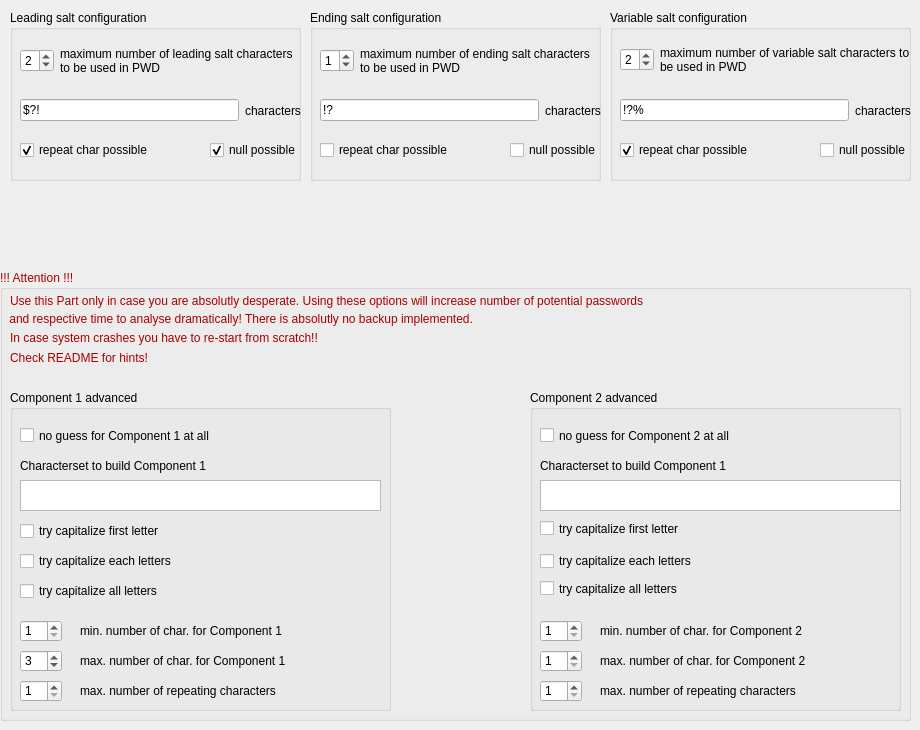
    <widget class="QWidget" name="tab_2">
     <attribute name="title">
      <string>ADVANCED</string>
     </attribute>
     <widget class="QGroupBox" name="groupBox_2">
      <property name="geometry">
       <rect>
        <x>310</x>
        <y>10</y>
        <width>291</width>
        <height>171</height>
       </rect>
      </property>
      <property name="font">
       <font>
        <weight>50</weight>
        <bold>false</bold>
       </font>
      </property>
      <property name="title">
       <string>Ending salt configuration</string>
      </property>
      <widget class="QWidget" name="horizontalLayoutWidget_9">
       <property name="geometry">
        <rect>
         <x>10</x>
         <y>120</y>
         <width>281</width>
         <height>41</height>
        </rect>
       </property>
       <layout class="QHBoxLayout" name="horizontalLayout_11">
        <item>
         <widget class="QCheckBox" name="esalt_char_multible">
          <property name="font">
           <font>
            <weight>50</weight>
            <bold>false</bold>
           </font>
          </property>
          <property name="text">
           <string>repeat char possible</string>
          </property>
          <property name="checked">
           <bool>false</bool>
          </property>
         </widget>
        </item>
        <item>
         <spacer name="horizontalSpacer_4">
          <property name="orientation">
           <enum>Qt::Horizontal</enum>
          </property>
          <property name="sizeHint" stdset="0">
           <size>
            <width>40</width>
            <height>20</height>
           </size>
          </property>
         </spacer>
        </item>
        <item>
         <widget class="QCheckBox" name="esalt_null">
          <property name="font">
           <font>
            <weight>50</weight>
            <bold>false</bold>
           </font>
          </property>
          <property name="text">
           <string>null possible</string>
          </property>
          <property name="checked">
           <bool>false</bool>
          </property>
         </widget>
        </item>
       </layout>
      </widget>
      <widget class="QWidget" name="horizontalLayoutWidget_8">
       <property name="geometry">
        <rect>
         <x>10</x>
         <y>80</y>
         <width>281</width>
         <height>41</height>
        </rect>
       </property>
       <layout class="QHBoxLayout" name="horizontalLayout_10">
        <item>
         <widget class="QLineEdit" name="esalt_char">
          <property name="font">
           <font>
            <weight>50</weight>
            <bold>false</bold>
           </font>
          </property>
          <property name="text">
           <string>!?</string>
          </property>
         </widget>
        </item>
        <item>
         <widget class="QLabel" name="label_7">
          <property name="font">
           <font>
            <weight>50</weight>
            <bold>false</bold>
           </font>
          </property>
          <property name="text">
           <string>characters</string>
          </property>
         </widget>
        </item>
       </layout>
      </widget>
      <widget class="QWidget" name="horizontalLayoutWidget_12">
       <property name="geometry">
        <rect>
         <x>10</x>
         <y>20</y>
         <width>281</width>
         <height>61</height>
        </rect>
       </property>
       <layout class="QHBoxLayout" name="horizontalLayout_16">
        <item>
         <widget class="QSpinBox" name="esalt_number">
          <property name="font">
           <font>
            <weight>50</weight>
            <bold>false</bold>
           </font>
          </property>
          <property name="maximum">
           <number>4</number>
          </property>
          <property name="value">
           <number>1</number>
          </property>
         </widget>
        </item>
        <item>
         <widget class="QLabel" name="label_11">
          <property name="font">
           <font>
            <weight>50</weight>
            <bold>false</bold>
           </font>
          </property>
          <property name="text">
           <string>maximum number of ending salt characters to be used in PWD </string>
          </property>
          <property name="wordWrap">
           <bool>true</bool>
          </property>
         </widget>
        </item>
       </layout>
      </widget>
     </widget>
     <widget class="QGroupBox" name="groupBox">
      <property name="geometry">
       <rect>
        <x>10</x>
        <y>10</y>
        <width>291</width>
        <height>171</height>
       </rect>
      </property>
      <property name="font">
       <font>
        <weight>50</weight>
        <bold>false</bold>
       </font>
      </property>
      <property name="title">
       <string>Leading salt configuration</string>
      </property>
      <widget class="QWidget" name="horizontalLayoutWidget_6">
       <property name="geometry">
        <rect>
         <x>10</x>
         <y>80</y>
         <width>281</width>
         <height>41</height>
        </rect>
       </property>
       <layout class="QHBoxLayout" name="horizontalLayout_6">
        <item>
         <widget class="QLineEdit" name="lsalt_char">
          <property name="font">
           <font>
            <weight>50</weight>
            <bold>false</bold>
           </font>
          </property>
          <property name="text">
           <string>$?!</string>
          </property>
         </widget>
        </item>
        <item>
         <widget class="QLabel" name="label_3">
          <property name="font">
           <font>
            <weight>50</weight>
            <bold>false</bold>
           </font>
          </property>
          <property name="text">
           <string>characters</string>
          </property>
         </widget>
        </item>
       </layout>
      </widget>
      <widget class="QWidget" name="horizontalLayoutWidget_7">
       <property name="geometry">
        <rect>
         <x>10</x>
         <y>120</y>
         <width>281</width>
         <height>41</height>
        </rect>
       </property>
       <layout class="QHBoxLayout" name="horizontalLayout_9">
        <item>
         <widget class="QCheckBox" name="lsalt_char_multible">
          <property name="font">
           <font>
            <weight>50</weight>
            <bold>false</bold>
           </font>
          </property>
          <property name="text">
           <string>repeat char possible</string>
          </property>
          <property name="checked">
           <bool>true</bool>
          </property>
         </widget>
        </item>
        <item>
         <spacer name="horizontalSpacer_3">
          <property name="orientation">
           <enum>Qt::Horizontal</enum>
          </property>
          <property name="sizeHint" stdset="0">
           <size>
            <width>40</width>
            <height>20</height>
           </size>
          </property>
         </spacer>
        </item>
        <item>
         <widget class="QCheckBox" name="lsalt_null">
          <property name="font">
           <font>
            <weight>50</weight>
            <bold>false</bold>
           </font>
          </property>
          <property name="text">
           <string>null possible</string>
          </property>
          <property name="checked">
           <bool>true</bool>
          </property>
         </widget>
        </item>
       </layout>
      </widget>
      <widget class="QWidget" name="horizontalLayoutWidget_13">
       <property name="geometry">
        <rect>
         <x>10</x>
         <y>20</y>
         <width>281</width>
         <height>61</height>
        </rect>
       </property>
       <layout class="QHBoxLayout" name="horizontalLayout_17">
        <item>
         <widget class="QSpinBox" name="lsalt_number">
          <property name="font">
           <font>
            <weight>50</weight>
            <bold>false</bold>
           </font>
          </property>
          <property name="minimum">
           <number>0</number>
          </property>
          <property name="maximum">
           <number>4</number>
          </property>
          <property name="value">
           <number>2</number>
          </property>
         </widget>
        </item>
        <item>
         <widget class="QLabel" name="label_4">
          <property name="font">
           <font>
            <weight>50</weight>
            <bold>false</bold>
           </font>
          </property>
          <property name="text">
           <string>maximum number of leading salt characters to be used in PWD </string>
          </property>
          <property name="wordWrap">
           <bool>true</bool>
          </property>
         </widget>
        </item>
       </layout>
      </widget>
     </widget>
     <widget class="QGroupBox" name="groupBox_3">
      <property name="geometry">
       <rect>
        <x>610</x>
        <y>10</y>
        <width>301</width>
        <height>171</height>
       </rect>
      </property>
      <property name="font">
       <font>
        <weight>50</weight>
        <bold>false</bold>
       </font>
      </property>
      <property name="title">
       <string>Variable salt configuration</string>
      </property>
      <widget class="QWidget" name="horizontalLayoutWidget_10">
       <property name="geometry">
        <rect>
         <x>10</x>
         <y>120</y>
         <width>291</width>
         <height>41</height>
        </rect>
       </property>
       <layout class="QHBoxLayout" name="horizontalLayout_14">
        <item>
         <widget class="QCheckBox" name="vsalt_char_multible">
          <property name="font">
           <font>
            <weight>50</weight>
            <bold>false</bold>
           </font>
          </property>
          <property name="text">
           <string>repeat char possible</string>
          </property>
          <property name="checked">
           <bool>true</bool>
          </property>
         </widget>
        </item>
        <item>
         <spacer name="horizontalSpacer_6">
          <property name="orientation">
           <enum>Qt::Horizontal</enum>
          </property>
          <property name="sizeHint" stdset="0">
           <size>
            <width>40</width>
            <height>20</height>
           </size>
          </property>
         </spacer>
        </item>
        <item>
         <widget class="QCheckBox" name="vsalt_null">
          <property name="font">
           <font>
            <weight>50</weight>
            <bold>false</bold>
           </font>
          </property>
          <property name="text">
           <string>null possible</string>
          </property>
          <property name="checked">
           <bool>false</bool>
          </property>
         </widget>
        </item>
       </layout>
      </widget>
      <widget class="QWidget" name="horizontalLayoutWidget_11">
       <property name="geometry">
        <rect>
         <x>10</x>
         <y>80</y>
         <width>291</width>
         <height>41</height>
        </rect>
       </property>
       <layout class="QHBoxLayout" name="horizontalLayout_15">
        <item>
         <widget class="QLineEdit" name="vsalt_char">
          <property name="font">
           <font>
            <weight>50</weight>
            <bold>false</bold>
           </font>
          </property>
          <property name="text">
           <string>!?%</string>
          </property>
         </widget>
        </item>
        <item>
         <widget class="QLabel" name="label_12">
          <property name="font">
           <font>
            <weight>50</weight>
            <bold>false</bold>
           </font>
          </property>
          <property name="text">
           <string>characters</string>
          </property>
         </widget>
        </item>
       </layout>
      </widget>
      <widget class="QWidget" name="horizontalLayoutWidget_14">
       <property name="geometry">
        <rect>
         <x>10</x>
         <y>19</y>
         <width>291</width>
         <height>61</height>
        </rect>
       </property>
       <layout class="QHBoxLayout" name="horizontalLayout_18">
        <item>
         <widget class="QSpinBox" name="vsalt_number">
          <property name="font">
           <font>
            <weight>50</weight>
            <bold>false</bold>
           </font>
          </property>
          <property name="minimum">
           <number>0</number>
          </property>
          <property name="maximum">
           <number>4</number>
          </property>
          <property name="value">
           <number>2</number>
          </property>
         </widget>
        </item>
        <item>
         <widget class="QLabel" name="label_14">
          <property name="font">
           <font>
            <weight>50</weight>
            <bold>false</bold>
           </font>
          </property>
          <property name="text">
           <string>maximum number of variable salt characters to be used in PWD </string>
          </property>
          <property name="wordWrap">
           <bool>true</bool>
          </property>
         </widget>
        </item>
       </layout>
      </widget>
     </widget>
     <widget class="QGroupBox" name="groupBox_15">
      <property name="geometry">
       <rect>
        <x>0</x>
        <y>270</y>
        <width>911</width>
        <height>451</height>
       </rect>
      </property>
      <property name="palette">
       <palette>
        <active>
         <colorrole role="WindowText">
          <brush brushstyle="SolidPattern">
           <color alpha="255">
            <red>170</red>
            <green>0</green>
            <blue>0</blue>
           </color>
          </brush>
         </colorrole>
         <colorrole role="Text">
          <brush brushstyle="SolidPattern">
           <color alpha="255">
            <red>0</red>
            <green>0</green>
            <blue>0</blue>
           </color>
          </brush>
         </colorrole>
         <colorrole role="PlaceholderText">
          <brush brushstyle="NoBrush">
           <color alpha="128">
            <red>0</red>
            <green>0</green>
            <blue>0</blue>
           </color>
          </brush>
         </colorrole>
        </active>
        <inactive>
         <colorrole role="WindowText">
          <brush brushstyle="SolidPattern">
           <color alpha="255">
            <red>170</red>
            <green>0</green>
            <blue>0</blue>
           </color>
          </brush>
         </colorrole>
         <colorrole role="Text">
          <brush brushstyle="SolidPattern">
           <color alpha="255">
            <red>0</red>
            <green>0</green>
            <blue>0</blue>
           </color>
          </brush>
         </colorrole>
         <colorrole role="PlaceholderText">
          <brush brushstyle="NoBrush">
           <color alpha="128">
            <red>0</red>
            <green>0</green>
            <blue>0</blue>
           </color>
          </brush>
         </colorrole>
        </inactive>
        <disabled>
         <colorrole role="WindowText">
          <brush brushstyle="SolidPattern">
           <color alpha="255">
            <red>120</red>
            <green>120</green>
            <blue>120</blue>
           </color>
          </brush>
         </colorrole>
         <colorrole role="Text">
          <brush brushstyle="SolidPattern">
           <color alpha="255">
            <red>120</red>
            <green>120</green>
            <blue>120</blue>
           </color>
          </brush>
         </colorrole>
         <colorrole role="PlaceholderText">
          <brush brushstyle="NoBrush">
           <color alpha="128">
            <red>0</red>
            <green>0</green>
            <blue>0</blue>
           </color>
          </brush>
         </colorrole>
        </disabled>
       </palette>
      </property>
      <property name="title">
       <string>!!! Attention !!!</string>
      </property>
      <widget class="QGroupBox" name="groupBox_12">
       <property name="geometry">
        <rect>
         <x>530</x>
         <y>120</y>
         <width>371</width>
         <height>321</height>
        </rect>
       </property>
       <property name="palette">
        <palette>
         <active>
          <colorrole role="WindowText">
           <brush brushstyle="SolidPattern">
            <color alpha="255">
             <red>0</red>
             <green>0</green>
             <blue>0</blue>
            </color>
           </brush>
          </colorrole>
         </active>
         <inactive>
          <colorrole role="WindowText">
           <brush brushstyle="SolidPattern">
            <color alpha="255">
             <red>0</red>
             <green>0</green>
             <blue>0</blue>
            </color>
           </brush>
          </colorrole>
         </inactive>
         <disabled>
          <colorrole role="WindowText">
           <brush brushstyle="SolidPattern">
            <color alpha="255">
             <red>120</red>
             <green>120</green>
             <blue>120</blue>
            </color>
           </brush>
          </colorrole>
         </disabled>
        </palette>
       </property>
       <property name="font">
        <font>
         <weight>50</weight>
         <bold>false</bold>
        </font>
       </property>
       <property name="title">
        <string>Component 2 advanced</string>
       </property>
       <property name="flat">
        <bool>false</bool>
       </property>
       <widget class="QLabel" name="label_17">
        <property name="geometry">
         <rect>
          <x>10</x>
          <y>66</y>
          <width>281</width>
          <height>20</height>
         </rect>
        </property>
        <property name="text">
         <string>Characterset to build Component 1</string>
        </property>
       </widget>
       <widget class="QCheckBox" name="comp2_capitalize_all">
        <property name="geometry">
         <rect>
          <x>10</x>
          <y>190</y>
          <width>281</width>
          <height>17</height>
         </rect>
        </property>
        <property name="text">
         <string>try capitalize all letters</string>
        </property>
       </widget>
       <widget class="QPlainTextEdit" name="comp2_char_set">
        <property name="geometry">
         <rect>
          <x>10</x>
          <y>90</y>
          <width>361</width>
          <height>31</height>
         </rect>
        </property>
        <property name="plainText">
         <string/>
        </property>
       </widget>
       <widget class="QCheckBox" name="comp2_capitalize_first">
        <property name="geometry">
         <rect>
          <x>10</x>
          <y>130</y>
          <width>281</width>
          <height>17</height>
         </rect>
        </property>
        <property name="text">
         <string>try capitalize first letter</string>
        </property>
       </widget>
       <widget class="QCheckBox" name="comp2_noclue">
        <property name="geometry">
         <rect>
          <x>10</x>
          <y>30</y>
          <width>231</width>
          <height>31</height>
         </rect>
        </property>
        <property name="text">
         <string>no guess for Component 2 at all</string>
        </property>
       </widget>
       <widget class="QSpinBox" name="comp2_min_char">
        <property name="geometry">
         <rect>
          <x>10</x>
          <y>230</y>
          <width>42</width>
          <height>22</height>
         </rect>
        </property>
        <property name="minimum">
         <number>1</number>
        </property>
        <property name="maximum">
         <number>8</number>
        </property>
       </widget>
       <widget class="QLabel" name="label_18">
        <property name="geometry">
         <rect>
          <x>70</x>
          <y>230</y>
          <width>291</width>
          <height>21</height>
         </rect>
        </property>
        <property name="text">
         <string>min. number of char. for Component 2</string>
        </property>
       </widget>
       <widget class="QSpinBox" name="comp2_max_char">
        <property name="geometry">
         <rect>
          <x>10</x>
          <y>260</y>
          <width>42</width>
          <height>22</height>
         </rect>
        </property>
        <property name="minimum">
         <number>1</number>
        </property>
        <property name="maximum">
         <number>8</number>
        </property>
       </widget>
       <widget class="QLabel" name="comp2_max_cha_lable">
        <property name="geometry">
         <rect>
          <x>70</x>
          <y>260</y>
          <width>291</width>
          <height>21</height>
         </rect>
        </property>
        <property name="text">
         <string>max. number of char. for Component 2</string>
        </property>
       </widget>
       <widget class="QLabel" name="label_22">
        <property name="geometry">
         <rect>
          <x>70</x>
          <y>290</y>
          <width>291</width>
          <height>21</height>
         </rect>
        </property>
        <property name="text">
         <string>max. number of repeating characters</string>
        </property>
       </widget>
       <widget class="QSpinBox" name="comp2_repeat_char">
        <property name="geometry">
         <rect>
          <x>10</x>
          <y>290</y>
          <width>42</width>
          <height>22</height>
         </rect>
        </property>
        <property name="minimum">
         <number>1</number>
        </property>
        <property name="maximum">
         <number>5</number>
        </property>
       </widget>
       <widget class="QCheckBox" name="comp2_capitalize_each">
        <property name="geometry">
         <rect>
          <x>10</x>
          <y>160</y>
          <width>209</width>
          <height>22</height>
         </rect>
        </property>
        <property name="text">
         <string>try capitalize each letters</string>
        </property>
       </widget>
      </widget>
      <widget class="QGroupBox" name="groupBox_10">
       <property name="geometry">
        <rect>
         <x>10</x>
         <y>120</y>
         <width>381</width>
         <height>321</height>
        </rect>
       </property>
       <property name="palette">
        <palette>
         <active>
          <colorrole role="WindowText">
           <brush brushstyle="SolidPattern">
            <color alpha="255">
             <red>0</red>
             <green>0</green>
             <blue>0</blue>
            </color>
           </brush>
          </colorrole>
         </active>
         <inactive>
          <colorrole role="WindowText">
           <brush brushstyle="SolidPattern">
            <color alpha="255">
             <red>0</red>
             <green>0</green>
             <blue>0</blue>
            </color>
           </brush>
          </colorrole>
         </inactive>
         <disabled>
          <colorrole role="WindowText">
           <brush brushstyle="SolidPattern">
            <color alpha="255">
             <red>120</red>
             <green>120</green>
             <blue>120</blue>
            </color>
           </brush>
          </colorrole>
         </disabled>
        </palette>
       </property>
       <property name="font">
        <font>
         <weight>50</weight>
         <bold>false</bold>
        </font>
       </property>
       <property name="title">
        <string>Component 1 advanced</string>
       </property>
       <widget class="QLabel" name="label_15">
        <property name="geometry">
         <rect>
          <x>10</x>
          <y>66</y>
          <width>281</width>
          <height>20</height>
         </rect>
        </property>
        <property name="text">
         <string>Characterset to build Component 1</string>
        </property>
       </widget>
       <widget class="QPlainTextEdit" name="comp1_char_set">
        <property name="geometry">
         <rect>
          <x>10</x>
          <y>90</y>
          <width>361</width>
          <height>31</height>
         </rect>
        </property>
        <property name="plainText">
         <string/>
        </property>
       </widget>
       <widget class="QCheckBox" name="comp1_noclue">
        <property name="geometry">
         <rect>
          <x>10</x>
          <y>30</y>
          <width>231</width>
          <height>31</height>
         </rect>
        </property>
        <property name="font">
         <font>
          <weight>50</weight>
          <bold>false</bold>
         </font>
        </property>
        <property name="text">
         <string>no guess for Component 1 at all</string>
        </property>
       </widget>
       <widget class="QCheckBox" name="comp1_capitalize_first">
        <property name="geometry">
         <rect>
          <x>10</x>
          <y>130</y>
          <width>209</width>
          <height>22</height>
         </rect>
        </property>
        <property name="text">
         <string>try capitalize first letter</string>
        </property>
       </widget>
       <widget class="QCheckBox" name="comp1_capitalize_each">
        <property name="geometry">
         <rect>
          <x>10</x>
          <y>160</y>
          <width>209</width>
          <height>22</height>
         </rect>
        </property>
        <property name="text">
         <string>try capitalize each letters</string>
        </property>
       </widget>
       <widget class="QSpinBox" name="comp1_min_char">
        <property name="geometry">
         <rect>
          <x>10</x>
          <y>230</y>
          <width>42</width>
          <height>22</height>
         </rect>
        </property>
        <property name="minimum">
         <number>1</number>
        </property>
        <property name="maximum">
         <number>8</number>
        </property>
       </widget>
       <widget class="QLabel" name="label_19">
        <property name="geometry">
         <rect>
          <x>70</x>
          <y>260</y>
          <width>291</width>
          <height>21</height>
         </rect>
        </property>
        <property name="text">
         <string>max. number of char. for Component 1</string>
        </property>
       </widget>
       <widget class="QLabel" name="label_16">
        <property name="geometry">
         <rect>
          <x>70</x>
          <y>230</y>
          <width>291</width>
          <height>21</height>
         </rect>
        </property>
        <property name="text">
         <string>min. number of char. for Component 1</string>
        </property>
       </widget>
       <widget class="QSpinBox" name="comp1_max_char">
        <property name="geometry">
         <rect>
          <x>10</x>
          <y>260</y>
          <width>42</width>
          <height>22</height>
         </rect>
        </property>
        <property name="minimum">
         <number>1</number>
        </property>
        <property name="maximum">
         <number>8</number>
        </property>
        <property name="value">
         <number>3</number>
        </property>
       </widget>
       <widget class="QLabel" name="label_21">
        <property name="geometry">
         <rect>
          <x>70</x>
          <y>290</y>
          <width>291</width>
          <height>21</height>
         </rect>
        </property>
        <property name="text">
         <string>max. number of repeating characters</string>
        </property>
       </widget>
       <widget class="QSpinBox" name="comp1_repeat_char">
        <property name="geometry">
         <rect>
          <x>10</x>
          <y>290</y>
          <width>42</width>
          <height>22</height>
         </rect>
        </property>
        <property name="minimum">
         <number>1</number>
        </property>
        <property name="maximum">
         <number>5</number>
        </property>
       </widget>
       <widget class="QCheckBox" name="comp1_capitalize_all">
        <property name="geometry">
         <rect>
          <x>10</x>
          <y>190</y>
          <width>209</width>
          <height>22</height>
         </rect>
        </property>
        <property name="text">
         <string>try capitalize all letters</string>
        </property>
       </widget>
      </widget>
      <widget class="QLabel" name="label_26">
       <property name="geometry">
        <rect>
         <x>10</x>
         <y>10</y>
         <width>901</width>
         <height>41</height>
        </rect>
       </property>
       <property name="text">
        <string>Use this Part only in case you are absolutly desperate. Using these options will increase number of potential passwords</string>
       </property>
      </widget>
      <widget class="QLabel" name="label_27">
       <property name="geometry">
        <rect>
         <x>6</x>
         <y>33</y>
         <width>900</width>
         <height>31</height>
        </rect>
       </property>
       <property name="text">
        <string> and respective time to analyse dramatically! There is absolutly no backup implemented.</string>
       </property>
      </widget>
      <widget class="QLabel" name="label_30">
       <property name="geometry">
        <rect>
         <x>10</x>
         <y>52</y>
         <width>671</width>
         <height>31</height>
        </rect>
       </property>
       <property name="text">
        <string>In case system crashes you have to re-start from scratch!!</string>
       </property>
      </widget>
      <widget class="QLabel" name="label_24">
       <property name="geometry">
        <rect>
         <x>10</x>
         <y>73</y>
         <width>191</width>
         <height>30</height>
        </rect>
       </property>
       <property name="text">
        <string>Check README for hints!</string>
       </property>
      </widget>
     </widget>
    </widget>
